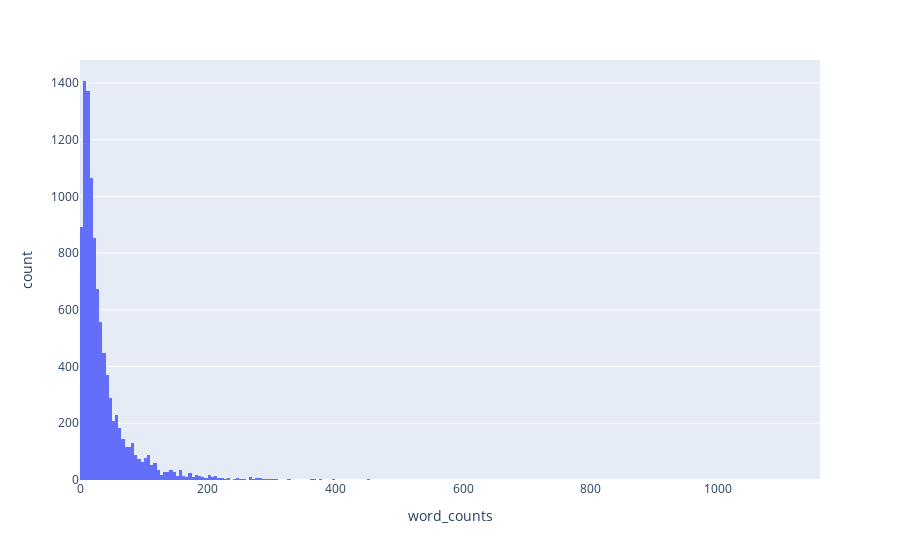

The notebook cell this image was saved under:
### Code cell
fig = px.histogram(comments_df, x="word_counts")
fig.show()

### Figure 1 — Plotly figure (JSON) as saved in the notebook; plotly's stock layout.template omitted (floating-point values rounded to 4 significant figures; data arrays with more than 128 entries replaced by an {"elided": "..."} marker saying what was removed)
{"data": [{"alignmentgroup": "True", "bingroup": "x", "hovertemplate": "word_counts=%{x}<br>count=%{y}<extra></extra>", "legendgroup": "", "marker": {"color": "#636efa", "pattern": {"shape": ""}}, "name": "", "offsetgroup": "", "orientation": "v", "showlegend": false, "type": "histogram", "x": {"elided": "10056 int values"}, "xaxis": "x", "yaxis": "y"}], "layout": {"barmode": "relative", "legend": {"tracegroupgap": 0}, "margin": {"t": 60}, "xaxis": {"anchor": "y", "domain": [0, 1], "title": {"text": "word_counts"}}, "yaxis": {"anchor": "x", "domain": [0, 1], "title": {"text": "count"}}}}
